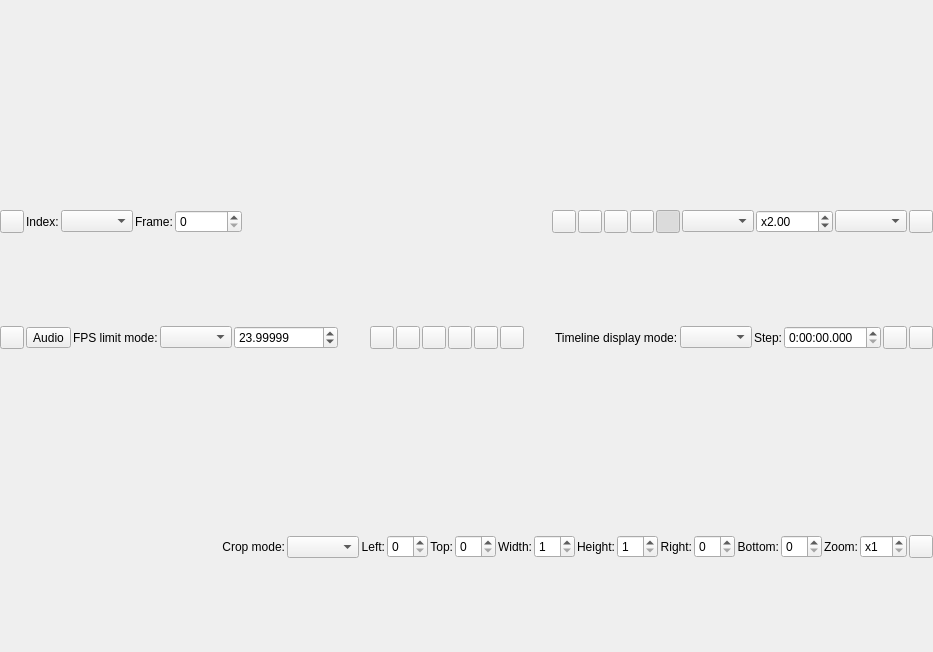
<?xml version="1.0" encoding="UTF-8"?>
<ui version="4.0">
 <class>PreviewDialog</class>
 <widget class="QDialog" name="PreviewDialog">
  <property name="geometry">
   <rect>
    <x>0</x>
    <y>0</y>
    <width>933</width>
    <height>652</height>
   </rect>
  </property>
  <property name="windowTitle">
   <string>Dialog</string>
  </property>
  <layout class="QVBoxLayout" name="mainLayout">
   <property name="spacing">
    <number>0</number>
   </property>
   <property name="leftMargin">
    <number>0</number>
   </property>
   <property name="topMargin">
    <number>0</number>
   </property>
   <property name="rightMargin">
    <number>0</number>
   </property>
   <property name="bottomMargin">
    <number>0</number>
   </property>
   <item>
    <widget class="PreviewArea" name="previewArea" native="true"/>
   </item>
   <item>
    <widget class="QWidget" name="toolBar" native="true">
     <property name="sizePolicy">
      <sizepolicy hsizetype="Expanding" vsizetype="Fixed">
       <horstretch>0</horstretch>
       <verstretch>0</verstretch>
      </sizepolicy>
     </property>
     <layout class="QHBoxLayout" name="horizontalLayout">
      <property name="spacing">
       <number>2</number>
      </property>
      <property name="leftMargin">
       <number>0</number>
      </property>
      <property name="topMargin">
       <number>0</number>
      </property>
      <property name="rightMargin">
       <number>0</number>
      </property>
      <property name="bottomMargin">
       <number>0</number>
      </property>
      <item>
       <widget class="QToolButton" name="timeLineCheckButton">
        <property name="toolTip">
         <string>Timeline</string>
        </property>
        <property name="checkable">
         <bool>true</bool>
        </property>
       </widget>
      </item>
      <item>
       <widget class="QLabel" name="outputIndexLabel">
        <property name="text">
         <string>Index:</string>
        </property>
       </widget>
      </item>
      <item>
       <widget class="QComboBox" name="outputIndexComboBox">
        <property name="sizePolicy">
         <sizepolicy hsizetype="Minimum" vsizetype="Fixed">
          <horstretch>0</horstretch>
          <verstretch>0</verstretch>
         </sizepolicy>
        </property>
       </widget>
      </item>
      <item>
       <widget class="QLabel" name="frameLabel">
        <property name="text">
         <string>Frame:</string>
        </property>
       </widget>
      </item>
      <item>
       <widget class="QSpinBox" name="frameNumberSpinBox">
        <property name="sizePolicy">
         <sizepolicy hsizetype="Minimum" vsizetype="Fixed">
          <horstretch>0</horstretch>
          <verstretch>0</verstretch>
         </sizepolicy>
        </property>
        <property name="keyboardTracking">
         <bool>false</bool>
        </property>
        <property name="maximum">
         <number>999999999</number>
        </property>
       </widget>
      </item>
      <item>
       <widget class="QLabel" name="frameStatusLabel">
        <property name="minimumSize">
         <size>
          <width>16</width>
          <height>0</height>
         </size>
        </property>
        <property name="text">
         <string/>
        </property>
       </widget>
      </item>
      <item>
       <widget class="TimeLineSlider" name="frameNumberSlider" native="true">
        <property name="sizePolicy">
         <sizepolicy hsizetype="Expanding" vsizetype="Preferred">
          <horstretch>0</horstretch>
          <verstretch>0</verstretch>
         </sizepolicy>
        </property>
       </widget>
      </item>
      <item>
       <widget class="QToolButton" name="frameToClipboardButton">
        <property name="toolTip">
         <string>Copy frame to clipboard</string>
        </property>
       </widget>
      </item>
      <item>
       <widget class="QToolButton" name="saveSnapshotButton">
        <property name="toolTip">
         <string>Save snapshot</string>
        </property>
       </widget>
      </item>
      <item>
       <widget class="QToolButton" name="advancedSettingsButton">
        <property name="toolTip">
         <string>Preview Advanced Settings</string>
        </property>
       </widget>
      </item>
      <item>
       <widget class="QToolButton" name="cropCheckButton">
        <property name="toolTip">
         <string>Crop assistant</string>
        </property>
        <property name="checkable">
         <bool>true</bool>
        </property>
       </widget>
      </item>
      <item>
       <widget class="QToolButton" name="zoomCheckButton">
        <property name="toolTip">
         <string>Zoom</string>
        </property>
        <property name="checkable">
         <bool>true</bool>
        </property>
        <property name="checked">
         <bool>true</bool>
        </property>
       </widget>
      </item>
      <item>
       <widget class="QWidget" name="zoomPanel" native="true">
        <layout class="QHBoxLayout" name="horizontalLayout_2">
         <property name="spacing">
          <number>2</number>
         </property>
         <property name="leftMargin">
          <number>0</number>
         </property>
         <property name="topMargin">
          <number>0</number>
         </property>
         <property name="rightMargin">
          <number>0</number>
         </property>
         <property name="bottomMargin">
          <number>0</number>
         </property>
         <item>
          <widget class="QComboBox" name="zoomModeComboBox">
           <property name="sizePolicy">
            <sizepolicy hsizetype="Minimum" vsizetype="Fixed">
             <horstretch>0</horstretch>
             <verstretch>0</verstretch>
            </sizepolicy>
           </property>
          </widget>
         </item>
         <item>
          <widget class="ZoomRatioSpinBox" name="zoomRatioSpinBox">
           <property name="keyboardTracking">
            <bool>false</bool>
           </property>
           <property name="prefix">
            <string>x</string>
           </property>
           <property name="minimum">
            <double>0.010000000000000</double>
           </property>
           <property name="maximum">
            <double>1024.000000000000000</double>
           </property>
           <property name="value">
            <double>2.000000000000000</double>
           </property>
          </widget>
         </item>
         <item>
          <widget class="QComboBox" name="scaleModeComboBox"/>
         </item>
        </layout>
       </widget>
      </item>
      <item>
       <widget class="QToolButton" name="colorPickerButton">
        <property name="toolTip">
         <string>Color picker</string>
        </property>
        <property name="text">
         <string/>
        </property>
       </widget>
      </item>
     </layout>
     <zorder>outputIndexLabel</zorder>
     <zorder>outputIndexComboBox</zorder>
     <zorder>frameLabel</zorder>
     <zorder>colorPickerButton</zorder>
     <zorder>frameNumberSlider</zorder>
     <zorder>frameToClipboardButton</zorder>
     <zorder>saveSnapshotButton</zorder>
     <zorder>advancedSettingsButton</zorder>
     <zorder>cropCheckButton</zorder>
     <zorder>zoomCheckButton</zorder>
     <zorder>zoomPanel</zorder>
     <zorder>timeLineCheckButton</zorder>
     <zorder>frameNumberSpinBox</zorder>
     <zorder>frameStatusLabel</zorder>
    </widget>
   </item>
   <item>
    <widget class="QWidget" name="timeLinePanel" native="true">
     <layout class="QHBoxLayout" name="horizontalLayout_4" stretch="0,0,0,0,0,1,0,0,0,0,0,0,1,0,0,0,0,0,0">
      <property name="spacing">
       <number>2</number>
      </property>
      <property name="leftMargin">
       <number>0</number>
      </property>
      <property name="topMargin">
       <number>0</number>
      </property>
      <property name="rightMargin">
       <number>0</number>
      </property>
      <property name="bottomMargin">
       <number>0</number>
      </property>
      <item>
       <widget class="QToolButton" name="playButton">
        <property name="text">
         <string/>
        </property>
       </widget>
      </item>
      <item>
       <widget class="QToolButton" name="audioButton">
        <property name="toolTip">
         <string>Play the script's audio output along with the picture</string>
        </property>
        <property name="text">
         <string>Audio</string>
        </property>
        <property name="checkable">
         <bool>true</bool>
        </property>
       </widget>
      </item>
      <item>
       <widget class="QLabel" name="label">
        <property name="text">
         <string>FPS limit mode:</string>
        </property>
       </widget>
      </item>
      <item>
       <widget class="QComboBox" name="playFpsLimitModeComboBox"/>
      </item>
      <item>
       <widget class="QDoubleSpinBox" name="playFpsLimitSpinBox">
        <property name="decimals">
         <number>5</number>
        </property>
        <property name="maximum">
         <double>100000.000000000000000</double>
        </property>
        <property name="value">
         <double>23.999990000000000</double>
        </property>
       </widget>
      </item>
      <item>
       <spacer name="horizontalSpacer_2">
        <property name="orientation">
         <enum>Qt::Orientation::Horizontal</enum>
        </property>
        <property name="sizeHint" stdset="0">
         <size>
          <width>571</width>
          <height>20</height>
         </size>
        </property>
       </spacer>
      </item>
      <item>
       <widget class="QToolButton" name="goToPreviousBookmarkButton">
        <property name="text">
         <string/>
        </property>
       </widget>
      </item>
      <item>
       <widget class="QToolButton" name="bookmarkCurrentFrameButton"/>
      </item>
      <item>
       <widget class="QToolButton" name="unbookmarkCurrentFrameButton"/>
      </item>
      <item>
       <widget class="QToolButton" name="loadChaptersButton">
        <property name="text">
         <string/>
        </property>
       </widget>
      </item>
      <item>
       <widget class="QToolButton" name="clearBookmarksButton"/>
      </item>
      <item>
       <widget class="QToolButton" name="goToNextBookmarkButton"/>
      </item>
      <item>
       <spacer name="horizontalSpacer_3">
        <property name="orientation">
         <enum>Qt::Orientation::Horizontal</enum>
        </property>
        <property name="sizeHint" stdset="0">
         <size>
          <width>40</width>
          <height>20</height>
         </size>
        </property>
       </spacer>
      </item>
      <item>
       <widget class="QLabel" name="timeLineModeLabel">
        <property name="text">
         <string>Timeline display mode:</string>
        </property>
        <property name="margin">
         <number>2</number>
        </property>
       </widget>
      </item>
      <item>
       <widget class="QComboBox" name="timeLineModeComboBox">
        <property name="sizePolicy">
         <sizepolicy hsizetype="Minimum" vsizetype="Fixed">
          <horstretch>0</horstretch>
          <verstretch>0</verstretch>
         </sizepolicy>
        </property>
       </widget>
      </item>
      <item>
       <widget class="QLabel" name="stepLabel">
        <property name="text">
         <string>Step:</string>
        </property>
        <property name="margin">
         <number>2</number>
        </property>
       </widget>
      </item>
      <item>
       <widget class="QTimeEdit" name="timeStepEdit">
        <property name="displayFormat">
         <string>H:mm:ss.zzz</string>
        </property>
       </widget>
      </item>
      <item>
       <widget class="QToolButton" name="timeStepBackButton">
        <property name="toolTip">
         <string>Step back</string>
        </property>
       </widget>
      </item>
      <item>
       <widget class="QToolButton" name="timeStepForwardButton">
        <property name="toolTip">
         <string>Step forward</string>
        </property>
       </widget>
      </item>
     </layout>
    </widget>
   </item>
   <item>
    <widget class="QWidget" name="cropPanel" native="true">
     <layout class="QHBoxLayout" name="horizontalLayout_3">
      <property name="spacing">
       <number>2</number>
      </property>
      <property name="leftMargin">
       <number>0</number>
      </property>
      <property name="topMargin">
       <number>0</number>
      </property>
      <property name="rightMargin">
       <number>0</number>
      </property>
      <property name="bottomMargin">
       <number>0</number>
      </property>
      <item>
       <spacer name="horizontalSpacer">
        <property name="orientation">
         <enum>Qt::Orientation::Horizontal</enum>
        </property>
        <property name="sizeHint" stdset="0">
         <size>
          <width>40</width>
          <height>20</height>
         </size>
        </property>
       </spacer>
      </item>
      <item>
       <widget class="QLabel" name="cropModeLabel">
        <property name="sizePolicy">
         <sizepolicy hsizetype="Preferred" vsizetype="Preferred">
          <horstretch>0</horstretch>
          <verstretch>0</verstretch>
         </sizepolicy>
        </property>
        <property name="text">
         <string>Crop mode:</string>
        </property>
        <property name="alignment">
         <set>Qt::AlignmentFlag::AlignRight|Qt::AlignmentFlag::AlignTrailing|Qt::AlignmentFlag::AlignVCenter</set>
        </property>
        <property name="margin">
         <number>4</number>
        </property>
       </widget>
      </item>
      <item>
       <widget class="QComboBox" name="cropModeComboBox"/>
      </item>
      <item>
       <widget class="QLabel" name="cropLeftLabel">
        <property name="sizePolicy">
         <sizepolicy hsizetype="Preferred" vsizetype="Preferred">
          <horstretch>0</horstretch>
          <verstretch>0</verstretch>
         </sizepolicy>
        </property>
        <property name="text">
         <string>Left:</string>
        </property>
        <property name="alignment">
         <set>Qt::AlignmentFlag::AlignRight|Qt::AlignmentFlag::AlignTrailing|Qt::AlignmentFlag::AlignVCenter</set>
        </property>
        <property name="margin">
         <number>4</number>
        </property>
       </widget>
      </item>
      <item>
       <widget class="QSpinBox" name="cropLeftSpinBox">
        <property name="keyboardTracking">
         <bool>false</bool>
        </property>
       </widget>
      </item>
      <item>
       <widget class="QLabel" name="cropTopLabel">
        <property name="sizePolicy">
         <sizepolicy hsizetype="Preferred" vsizetype="Preferred">
          <horstretch>0</horstretch>
          <verstretch>0</verstretch>
         </sizepolicy>
        </property>
        <property name="text">
         <string>Top:</string>
        </property>
        <property name="alignment">
         <set>Qt::AlignmentFlag::AlignRight|Qt::AlignmentFlag::AlignTrailing|Qt::AlignmentFlag::AlignVCenter</set>
        </property>
        <property name="margin">
         <number>4</number>
        </property>
       </widget>
      </item>
      <item>
       <widget class="QSpinBox" name="cropTopSpinBox">
        <property name="keyboardTracking">
         <bool>false</bool>
        </property>
       </widget>
      </item>
      <item>
       <widget class="QLabel" name="cropWidthLabel">
        <property name="sizePolicy">
         <sizepolicy hsizetype="Preferred" vsizetype="Preferred">
          <horstretch>0</horstretch>
          <verstretch>0</verstretch>
         </sizepolicy>
        </property>
        <property name="text">
         <string>Width:</string>
        </property>
        <property name="alignment">
         <set>Qt::AlignmentFlag::AlignRight|Qt::AlignmentFlag::AlignTrailing|Qt::AlignmentFlag::AlignVCenter</set>
        </property>
        <property name="margin">
         <number>4</number>
        </property>
       </widget>
      </item>
      <item>
       <widget class="QSpinBox" name="cropWidthSpinBox">
        <property name="keyboardTracking">
         <bool>false</bool>
        </property>
        <property name="minimum">
         <number>1</number>
        </property>
       </widget>
      </item>
      <item>
       <widget class="QLabel" name="cropHeightLabel">
        <property name="sizePolicy">
         <sizepolicy hsizetype="Preferred" vsizetype="Preferred">
          <horstretch>0</horstretch>
          <verstretch>0</verstretch>
         </sizepolicy>
        </property>
        <property name="text">
         <string>Height:</string>
        </property>
        <property name="alignment">
         <set>Qt::AlignmentFlag::AlignRight|Qt::AlignmentFlag::AlignTrailing|Qt::AlignmentFlag::AlignVCenter</set>
        </property>
        <property name="margin">
         <number>4</number>
        </property>
       </widget>
      </item>
      <item>
       <widget class="QSpinBox" name="cropHeightSpinBox">
        <property name="keyboardTracking">
         <bool>false</bool>
        </property>
        <property name="minimum">
         <number>1</number>
        </property>
       </widget>
      </item>
      <item>
       <widget class="QLabel" name="cropRightLabel">
        <property name="sizePolicy">
         <sizepolicy hsizetype="Preferred" vsizetype="Preferred">
          <horstretch>0</horstretch>
          <verstretch>0</verstretch>
         </sizepolicy>
        </property>
        <property name="text">
         <string>Right:</string>
        </property>
        <property name="alignment">
         <set>Qt::AlignmentFlag::AlignRight|Qt::AlignmentFlag::AlignTrailing|Qt::AlignmentFlag::AlignVCenter</set>
        </property>
        <property name="margin">
         <number>4</number>
        </property>
       </widget>
      </item>
      <item>
       <widget class="QSpinBox" name="cropRightSpinBox">
        <property name="keyboardTracking">
         <bool>false</bool>
        </property>
       </widget>
      </item>
      <item>
       <widget class="QLabel" name="cropBottomLabel">
        <property name="sizePolicy">
         <sizepolicy hsizetype="Preferred" vsizetype="Preferred">
          <horstretch>0</horstretch>
          <verstretch>0</verstretch>
         </sizepolicy>
        </property>
        <property name="text">
         <string>Bottom:</string>
        </property>
        <property name="alignment">
         <set>Qt::AlignmentFlag::AlignRight|Qt::AlignmentFlag::AlignTrailing|Qt::AlignmentFlag::AlignVCenter</set>
        </property>
        <property name="margin">
         <number>4</number>
        </property>
       </widget>
      </item>
      <item>
       <widget class="QSpinBox" name="cropBottomSpinBox">
        <property name="keyboardTracking">
         <bool>false</bool>
        </property>
       </widget>
      </item>
      <item>
       <widget class="QLabel" name="cropZoomLabel">
        <property name="sizePolicy">
         <sizepolicy hsizetype="Preferred" vsizetype="Preferred">
          <horstretch>0</horstretch>
          <verstretch>0</verstretch>
         </sizepolicy>
        </property>
        <property name="text">
         <string>Zoom:</string>
        </property>
        <property name="alignment">
         <set>Qt::AlignmentFlag::AlignRight|Qt::AlignmentFlag::AlignTrailing|Qt::AlignmentFlag::AlignVCenter</set>
        </property>
        <property name="margin">
         <number>4</number>
        </property>
       </widget>
      </item>
      <item>
       <widget class="QSpinBox" name="cropZoomRatioSpinBox">
        <property name="keyboardTracking">
         <bool>false</bool>
        </property>
        <property name="prefix">
         <string>x</string>
        </property>
        <property name="minimum">
         <number>1</number>
        </property>
       </widget>
      </item>
      <item>
       <widget class="QToolButton" name="cropPasteToScriptButton">
        <property name="toolTip">
         <string>Paste into script</string>
        </property>
       </widget>
      </item>
     </layout>
    </widget>
   </item>
  </layout>
  <zorder>toolBar</zorder>
  <zorder>previewArea</zorder>
  <zorder>cropPanel</zorder>
  <zorder>timeLinePanel</zorder>
 </widget>
 <customwidgets>
  <customwidget>
   <class>PreviewArea</class>
   <extends>QWidget</extends>
   <header>preview/preview_area.h</header>
   <container>1</container>
  </customwidget>
  <customwidget>
   <class>TimeLineSlider</class>
   <extends>QWidget</extends>
   <header>common-src/timeline_slider/timeline_slider.h</header>
   <container>1</container>
  </customwidget>
  <customwidget>
   <class>ZoomRatioSpinBox</class>
   <extends>QDoubleSpinBox</extends>
   <header>preview/zoom_ratio_spinbox.h</header>
   <container>1</container>
  </customwidget>
 </customwidgets>
 <resources/>
 <connections/>
</ui>
